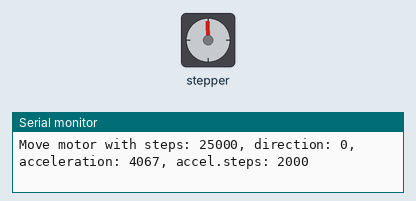
Bench run of a sketch on a simulated Arduino Uno, built with avr-gcc and run on an emulated ATmega328P. Shown: stepper motor, the last lines printed to the serial monitor. Wiring (inferred from the names in the program): stepper motor driver (200 steps per turn assumed): step pin 4; direction pin 3; enable pin 2.

Above: at 0.1 s.
At 9.3 s:
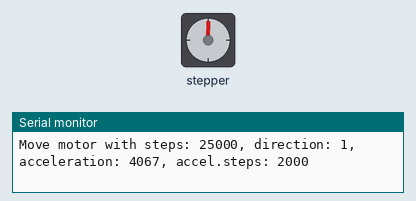
At 27.7 s:
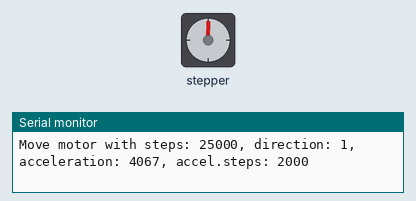
At 34.9 s:
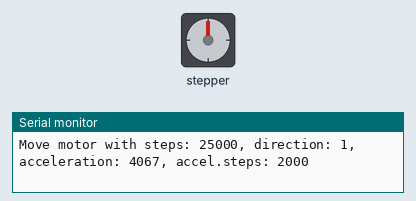
Timing chart, 0 to 40.0 s (numbered marks = the images above):
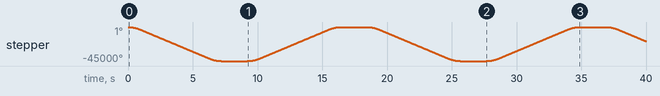

Measured:
- by itself, stepper: turns 45000° counter-clockwise in 7.2 s, then 45000° clockwise in 7.2 s, then 45000° counter-clockwise in 7.2 s, then 45000° clockwise in 7.2 s, and so on

The sketch:

StepMotor_28BYJ_accel.ino
```cpp
#define DEBUG

const int motorEnablePin = 2;
const int motorDirPin = 3;
const int motorStepPin = 4;


const int motorDirUp = 0;                // сигнал DIR драйвера ШД для подъема/спуска кабины
const int motorDirDown = 1;
const int motorEnable = 0;               // сигнал Enable ШД
const int motorDisable = 1;

const long motorVmin = 100;         // скорость начальная, имп./сек.
// скорость макс. для 130 мм/сек, шкив Ф 42 мм, пер.число редуктора 64, режим полушаг, имп./сек.
const long motorVmax = (130 / (PI * 42)) * 64 * 32 *2;  // ~ 4033
const int motorAccSteps = 2000;  // максимальное число шагов для разгона/торможения
const long motorAcc = (motorVmax * motorVmax - motorVmin * motorVmin) / (2 * motorAccSteps); // ускорение


int dir = 0;

void setup() {
  pinMode(motorEnablePin, OUTPUT);
  pinMode(motorStepPin, OUTPUT);
  pinMode(motorDirPin, OUTPUT);
  digitalWrite(motorEnablePin, 1);
  digitalWrite(motorDirPin, dir);
  Serial.begin(115200);


}

void loop() {

int steps;
float V;
long accFactor;

  // число шагов
  steps = 25000;

  // определяем границы областей разгона и торможения - не больше 1/3 от всего перемещения
  int accLastStep = steps / 3;
  if (accLastStep > motorAccSteps) accLastStep = motorAccSteps;
  int decFirstStep = steps - accLastStep;

  // разгон от начальной скорости
  V = motorVmin;

  #ifdef DEBUG
  Serial.print("Move motor with steps: ");
  Serial.print(steps);
  Serial.print(", direction: ");
  Serial.print(dir);
  Serial.print(", acceleration: ");
  Serial.print(motorAcc);
  Serial.print(", accel.steps: ");
  Serial.println(accLastStep);
  #endif

  // включаем драйвер
  digitalWrite(motorEnablePin, motorEnable);

  // цикл по шагам перемещения
  for (int i = 1; i <= steps; i++) {
    // засекам время
    unsigned long t = micros();

    // формируем импульс
    digitalWrite(motorStepPin, HIGH);
    delayMicroseconds(5);
    digitalWrite(motorStepPin, LOW);

    // вычисляем период импульса
    unsigned long T = 1000000 / V;

    // вычисляем скорость для следующего шага
    if (i <= accLastStep) {
      // находимся в зоне разгона
      V = sqrt(V * V + 2 * motorAcc);
      if (V > motorVmax) V = motorVmax;
    }
    else if (i >= decFirstStep) {
      // находимся в зоне торможения
      V = sqrt(V * V - 2 * motorAcc);
      if (V < motorVmin) V = motorVmin;
    }

    // задержка для формирования периода импульса
    delayMicroseconds(T - (micros() - t));

    //Serial.print(i);
    //Serial.print(';');
    //Serial.println(V);
  }

  // выключаем драйвер
  digitalWrite(motorEnablePin, motorDisable);
  delay(2000);

  //while(1);

  dir = (dir == motorDirUp)?motorDirDown:motorDirUp;
  digitalWrite(motorDirPin, dir);
}
```
